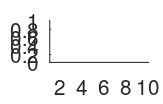
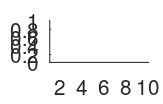
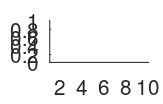
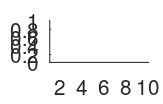

Recreate these plots in MATLAB, in order. (Note: this script raises an error after producing the figures.)
clear all;
close all;
datapath = './';

w = what(datapath);
files = w.mat;

plotaverages = 1;
plotnormalized = 1;
firstsubject = 10;
lastsubject = 29;
nsubjects = 1+(lastsubject-firstsubject);


% Matrix of subject numbers
subnums = zeros(length(files),1);
% Matrix of exp versions
expVersions = zeros(length(files),1);

% Matrix of judgments
for i=1:length(files)
    for j=1:3
        judgments{i}{j} = zeros(10,3);
    end
end


% Matrix of explanations
for i=1:length(files)
    explanations{i} = cell(1,10);
end

% Explanation file
explainfile = fopen('explain.txt', 'w');

for f=1:length(files)
    load(strcat(datapath,files{f}));
    
    % Skip if not in subject range
    if (data.subjectNum < firstsubject || data.subjectNum > lastsubject)
        continue;
    end
    
    % Get the version number
    expVersions(f) = data.expVersion;
    
    % Get the condition order
    if (data.expVersion == 1)
        condOrder = data.infoConditionOrder;
    else
        condOrder = data.utilConditionOrder;
    end
    
    % Parse out the judgments and explanations
    responses{1} = data.responses{3}{1};
    responses{2} = data.responses{5}{1};
    responses{3} = data.responses{7}{1};
    for c=1:3
        % Rescale judgments so they go from 0-6
        judgments{f}{condOrder(c)} = responses{c}{1} - 1;
        explanations{f}{condOrder(c)} = responses{c}{2};
        
        % Normalize the judgments
        judgments_normalized{f}{condOrder(c)} = judgments{f}{condOrder(c)};
        for r=1:10
            % Get the judgments for current record
            currJudgments = judgments_normalized{f}{condOrder(c)}(r,:);
            judgments_normalized{f}{condOrder(c)}(r,:) = ...
                currJudgments / sum(currJudgments);
        end
    end
    
    % Write out the explanations
    versionName = '';
    if (data.expVersion == 1)
        versionName = 'Information';
    else
        versionName = 'Utility';
    end
    fprintf(explainfile, '=== Subject %d: %s, Condition order: %s ===\n', data.subjectNum,versionName,mat2str(condOrder));

    for c=1:3
        fprintf(explainfile, '-- Condition %d --\n',c);
        expl = explanations{f}{c};
        for t=1:10
            fprintf(explainfile, 'Round %d: ',t);
            for l=1:size(expl,1)
                fprintf(explainfile, '%s\n', expl{t}(l,:));
            end
        end
    end
    fprintf(explainfile, '\n\n');
    
end


% Compute the averages
nInfo = 0;
nUtil = 0;
for f=1:length(files)
    if (expVersions(f) == 1)
        nInfo = nInfo + 1;
    else
        nUtil = nUtil + 1;
    end
    for c=1:3
        for j=1:3
            if (expVersions(f) == 1)
                allInfoJudgments{c}{j}(nInfo,:) = judgments{f}{c}(:,j)';
                allInfoJudgments_normalized{c}{j}(nInfo,:) = judgments_normalized{f}{c}(:,j)';
            elseif (expVersions(f) == 2);
                allUtilJudgments{c}{j}(nUtil,:) = judgments{f}{c}(:,j)';
                allUtilJudgments_normalized{c}{j}(nUtil,:) = judgments_normalized{f}{c}(:,j)';
            end
        end
    end
end

% Number of bootstrap samples
nboot = 10000;

if (plotaverages == 1)


    figuresize = [0 0 1.1 0.7];
    
    for c=1:3
        humaninfofigures(c) = figure();
        set(gcf, 'PaperUnits', 'inches');
        set(gcf, 'PaperPosition', figuresize);
        axis([1 10 0 1]);
        hold on;
        
        humanutilfigures(c) = figure();
        set(gcf, 'PaperUnits', 'inches');
        set(gcf, 'PaperPosition', figuresize);
        axis([1 10 0 1]);
        hold on;
    end

    % Make the average plots
    for c=1:3
        %figure(averageresults)
        
        
        
        if (nInfo > 0)
            figure(humaninfofigures(c));

            for j=1:3
                if (nInfo > 1)
                    avgInfoJudgments{j} = mean(allInfoJudgments{c}{j});
                    infoJudgmentsStds{j} = std(allInfoJudgments{c}{j});
                    avgInfoJudgments_normalized{j} = mean(allInfoJudgments_normalized{c}{j});
                    infoJudgmentsStds_normalized{j} = std(allInfoJudgments_normalized{c}{j});
                    
                    for r=1:10
                        % Compute the bootstrap SE estimates
                        judgmentsCopy = allInfoJudgments{c};
                        infoBootSEs(r,:) = bootstrap_judgments(judgmentsCopy, r, nInfo, nboot);
                    end
                else
                    avgInfoJudgments{j} = allInfoJudgments{c}{j};
                    avgInfoJudgments_normalized{j} = allInfoJudgments_normalized{c}{j};
                    infoJudgmentsStds{j} = zeros(1,10);
                end
            end
            
            % Make plots for Experiment 3
            if (plotnormalized == 1)
                errorbar(1:10, avgInfoJudgments_normalized{1}, infoBootSEs(:,1), 'r.-');
                errorbar(1:10, avgInfoJudgments_normalized{2}, infoBootSEs(:,2), 'b+-');
                errorbar(1:10, avgInfoJudgments_normalized{3}, infoBootSEs(:,3), 'cx-');
            else
                errorbar(1:10, avgInfoJudgments{1}, infoJudgmentsStds{1} / sqrt(nInfo), 'r.-');
                errorbar(1:10, avgInfoJudgments{2}, infoJudgmentsStds{2} / sqrt(nInfo), 'b+-');
                errorbar(1:10, avgInfoJudgments{3}, infoJudgmentsStds{3} / sqrt(nInfo), 'cx-');
            end

            box off;
            set(gca, 'YTick', [0 0.5 1]);
            set(gca, 'YTickLabel', {});
            set(gca, 'XTick', 1:1:10);
            set(gca, 'XTickLabel', {});
            set(gca,'fontsize',8);
        end
        
        if (nUtil > 0)
            
            figure(humanutilfigures(c));

            for j=1:3
                if (nUtil > 1)
                    avgUtilJudgments{j} = mean(allUtilJudgments{c}{j});
                    utilJudgmentsStds{j} = std(allUtilJudgments{c}{j});
                    avgUtilJudgments_normalized{j} = mean(allUtilJudgments_normalized{c}{j});
                    utilJudgmentsStds_normalized{j} = std(allUtilJudgments_normalized{c}{j});
                    
                    for r=1:10
                        % Compute the bootstrap SE estimates
                        judgmentsCopy = allUtilJudgments{c};
                        utilBootSEs(r,:) = bootstrap_judgments(judgmentsCopy, r, nInfo, nboot);
                    end
                else
                    avgUtilJudgments{j} = allUtilJudgments{c}{j};
                    avgUtilJudgments_normalized{j} = allUtilJudgments_normalized{c}{j};
                    utilJudgmentsStds{j} = zeros(1,10);
                end
            end
            % Make plots for Experiment 4
            if (plotnormalized == 1)
                errorbar(1:10, avgUtilJudgments_normalized{1}, utilBootSEs(:,1), 'r.-');
                errorbar(1:10, avgUtilJudgments_normalized{2}, utilBootSEs(:,2), 'b+-');
                errorbar(1:10, avgUtilJudgments_normalized{3}, utilBootSEs(:,3), 'cx-');
            else
                errorbar(1:10, avgUtilJudgments{1}, utilJudgmentsStds{1} / sqrt(nUtil), 'r.-');
                errorbar(1:10, avgUtilJudgments{2}, utilJudgmentsStds{2} / sqrt(nUtil), 'b+-');
                errorbar(1:10, avgUtilJudgments{3}, utilJudgmentsStds{3} / sqrt(nUtil), 'cx-');
            end
%            hold off;

            box off;
            set(gca, 'YTick', [0 0.5 1]);
            set(gca, 'YTickLabel', {});
            set(gca, 'XTick', 1:1:10);
            set(gca, 'XTickLabel', {});
            set(gca,'fontsize',8);

        end
    end
    
%    figure(humaninfofigures(1));
%    print -depsc expt1human1;
%    figure(humaninfofigures(2));
%    print -depsc expt1human2;
%    figure(humaninfofigures(3));
%    print -depsc expt1human3;
%    
%    figure(humanutilfigures(1));
%    print -depsc expt2human1;
%    figure(humanutilfigures(2));
%    print -depsc expt2human2;
%    figure(humanutilfigures(3));
%    print -depsc expt2human3;

    
    % Compute MSEs and correlations
    MAXMODEL = 1;
    MATCHMODEL = 2;
    LOGICALMODEL = 3;
    BNETMODEL = 4;
    
    rInfo = zeros(4,3);
    rUtil = zeros(4,3);
    
    load './predictions/maxmodelpredictions';
    load './predictions/logicmodelpredictions';
    load './predictions/matchmodelpredictions';
    load './predictions/bnetmodelpredictions';
    
    for c=1:3
    
        infojudgments{c} = [mean(allInfoJudgments_normalized{c}{1})';
                            mean(allInfoJudgments_normalized{c}{2})';
                            mean(allInfoJudgments_normalized{c}{3})'];
        maxinfopreds{c} = [maxpreds(3,:,c)';
                           maxpreds(2,:,c)';
                           maxpreds(1,:,c)'];
        maxinfocorr{c} = corrcoef(infojudgments{c}, maxinfopreds{c});
        rInfo(MAXMODEL,c) = maxinfocorr{c}(1,2);
        
        
        matchinfopreds{c} = [matchpreds{1}(3,:,c)';
                             matchpreds{1}(2,:,c)';
                             matchpreds{1}(1,:,c)'];
        matchinfocorr{c} = corrcoef(infojudgments{c}, matchinfopreds{c});
        rInfo(MATCHMODEL,c) = matchinfocorr{c}(1,2);
        
        
        logicinfopreds{c} = [logicpreds(3,:,c)';
                             logicpreds(2,:,c)';
                             logicpreds(1,:,c)'];
        logicinfocorr{c} = corrcoef(infojudgments{c}, logicinfopreds{c});
        rInfo(LOGICALMODEL,c) = logicinfocorr{c}(1,2);
        
        bnetinfopreds{c} = [bnetpreds{1}(3,:,c)';
                             bnetpreds{1}(2,:,c)';
                             bnetpreds{1}(1,:,c)'];
        bnetinfocorr{c} = corrcoef(infojudgments{c}, bnetinfopreds{c});
        rInfo(BNETMODEL,c) = bnetinfocorr{c}(1,2);
        
        
        
        utiljudgments{c} = [mean(allUtilJudgments_normalized{c}{1})';
                            mean(allUtilJudgments_normalized{c}{2})';
                            mean(allUtilJudgments_normalized{c}{3})'];
        maxutilpreds{c} = [maxpreds(3,:,c)';
                           maxpreds(2,:,c)';
                           maxpreds(1,:,c)'];
        maxutilcorr{c} = corrcoef(utiljudgments{c}, maxutilpreds{c});
        rUtil(MAXMODEL,c) = maxutilcorr{c}(1,2);
        
        
        matchutilpreds{c} = [matchpreds{2}(3,:,c)';
                             matchpreds{2}(2,:,c)';
                             matchpreds{2}(1,:,c)'];
        matchutilcorr{c} = corrcoef(utiljudgments{c}, matchutilpreds{c});
        rUtil(MATCHMODEL,c) = matchutilcorr{c}(1,2);
        
        
        logicutilpreds{c} = [logicpreds(3,:,c)';
                             logicpreds(2,:,c)';
                             logicpreds(1,:,c)'];
        logicutilcorr{c} = corrcoef(utiljudgments{c}, logicutilpreds{c});
        rUtil(LOGICALMODEL,c) = logicutilcorr{c}(1,2);
        
        bnetutilpreds{c} = [bnetpreds{2}(3,:,c)';
                             bnetpreds{2}(2,:,c)';
                             bnetpreds{2}(1,:,c)'];
        bnetutilcorr{c} = corrcoef(utiljudgments{c}, bnetutilpreds{c});
        rUtil(BNETMODEL,c) = bnetutilcorr{c}(1,2);

    end
    
    % Compute overall correlations
    allinfojudgments = [infojudgments{1}; infojudgments{2}; infojudgments{3}];
    allutiljudgments = [utiljudgments{1}; utiljudgments{2}; utiljudgments{3}];
    allmaxinfopreds = [maxinfopreds{1}; maxinfopreds{2}; maxinfopreds{3}];
    allmaxutilpreds = [maxutilpreds{1}; maxutilpreds{2}; maxutilpreds{3}];
    allmatchinfopreds = [matchinfopreds{1}; matchinfopreds{2}; matchinfopreds{3}];
    allmatchutilpreds = [matchutilpreds{1}; matchutilpreds{2}; matchutilpreds{3}];
    alllogicinfopreds = [logicinfopreds{1}; logicinfopreds{2}; logicinfopreds{3}];
    alllogicutilpreds = [logicutilpreds{1}; logicutilpreds{2}; logicutilpreds{3}];
    allbnetinfopreds = [bnetinfopreds{1}; bnetinfopreds{2}; bnetinfopreds{3}];
    allbnetutilpreds = [bnetutilpreds{1}; bnetutilpreds{2}; bnetutilpreds{3}];
    
    allmaxinfocorr = corrcoef(allinfojudgments, allmaxinfopreds);
    allmaxutilcorr = corrcoef(allutiljudgments, allmaxutilpreds);
    allmatchinfocorr = corrcoef(allinfojudgments, allmatchinfopreds);
    allmatchutilcorr = corrcoef(allutiljudgments, allmatchutilpreds);
    alllogicinfocorr = corrcoef(allinfojudgments, alllogicinfopreds);
    alllogicutilcorr = corrcoef(allutiljudgments, alllogicutilpreds);
    allbnetinfocorr = corrcoef(allinfojudgments, allbnetinfopreds);
    allbnetutilcorr = corrcoef(allutiljudgments, allbnetutilpreds);
    
    rInfoOverall(MAXMODEL) = allmaxinfocorr(1,2);
    rUtilOverall(MAXMODEL) = allmaxutilcorr(1,2);
    rInfoOverall(MATCHMODEL) = allmatchinfocorr(1,2);
    rUtilOverall(MATCHMODEL) = allmatchutilcorr(1,2);
    rInfoOverall(LOGICALMODEL) = alllogicinfocorr(1,2);
    rUtilOverall(LOGICALMODEL) = alllogicutilcorr(1,2);
    rInfoOverall(BNETMODEL) = allbnetinfocorr(1,2);
    rUtilOverall(BNETMODEL) = allbnetutilcorr(1,2);
    
    
    % Find best fitting max model
    % Cycle through all possible values of parameter e
    evector = 0:.001:.04;
    load './predictions/maxmodelpredictions2';
    for i=1:length(evector)
        % compute correlation for info judgments
        allmaxpreds2{i} = [maxpreds(3,:,1,i)';
                       maxpreds(2,:,1,i)';
                       maxpreds(1,:,1,i)';
                       maxpreds(3,:,2,i)';
                       maxpreds(2,:,2,i)';
                       maxpreds(1,:,2,i)';
                       maxpreds(3,:,3,i)';
                       maxpreds(2,:,3,i)';
                       maxpreds(1,:,3,i)'];
        allmaxinfocorr2{i} = corrcoef(allinfojudgments, allmaxpreds2{i});
        allmaxutilcorr2{i} = corrcoef(allutiljudgments, allmaxpreds2{i}); 
        rInfoMaxmodel(i) = allmaxinfocorr2{i}(1,2);
        rUtilMaxmodel(i) = allmaxutilcorr2{i}(1,2);
    
        fprintf('e = %f, Expt 3 r = %f, Expt 4 r = %f\n', evector(i), rInfoMaxmodel(i), rUtilMaxmodel(i));
    end
    
end

        

